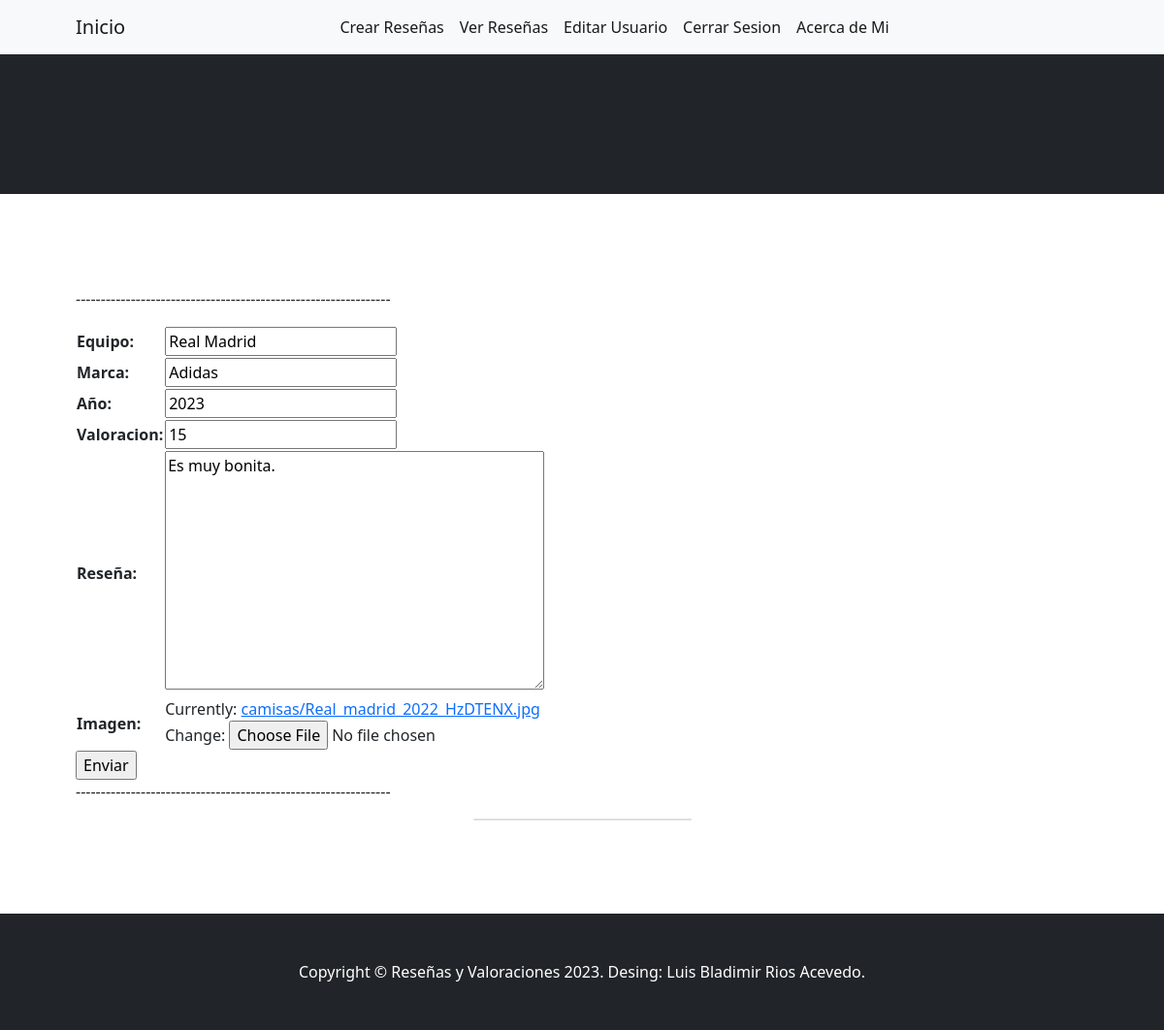
The app's page /AppFinal/editar_reseñas/Real Madrid/ (signed in) with its own data.
### AppFinal/models.py (models this page shows, shortened)
class Camisa_Futbol(models.Model):
    equipo=models.CharField(max_length=60)
    marca=models.CharField(max_length=60)
    año=models.IntegerField()
    valoracion=models.IntegerField()
    reseña=models.TextField(max_length=240)
    imagen=models.ImageField(upload_to = "camisas", null=True, blank=True)

### AppFinal/forms.py
class CamisasFutbolFormulario(forms.Form):
    equipo=forms.CharField(max_length=60)
    marca=forms.CharField(max_length=60)
    año=forms.IntegerField()
    valoracion=forms.IntegerField()
    reseña=forms.CharField(widget=forms.Textarea)
    imagen=forms.ImageField()

### AppFinal/templates/AppFinal/editarreseñas.html
{% extends "AppFinal/padre.html" %}
{% block crear_reseñas %}
<p>--------------------------------------------------------------- </p>
    <form action="" enctype="multipart/form-data" method="POST">  {% csrf_token %}
        <table>
            {{formcamisas1.as_table}}
        </table>
        <input type="submit" value="Enviar">
    </form>
<p>--------------------------------------------------------------- </p>
{% endblock %}

### records on screen
Camisa_Futbol: equipo "Real Madrid", marca "Adidas", año "2023", valoracion "15", reseña "Es muy bonita."
